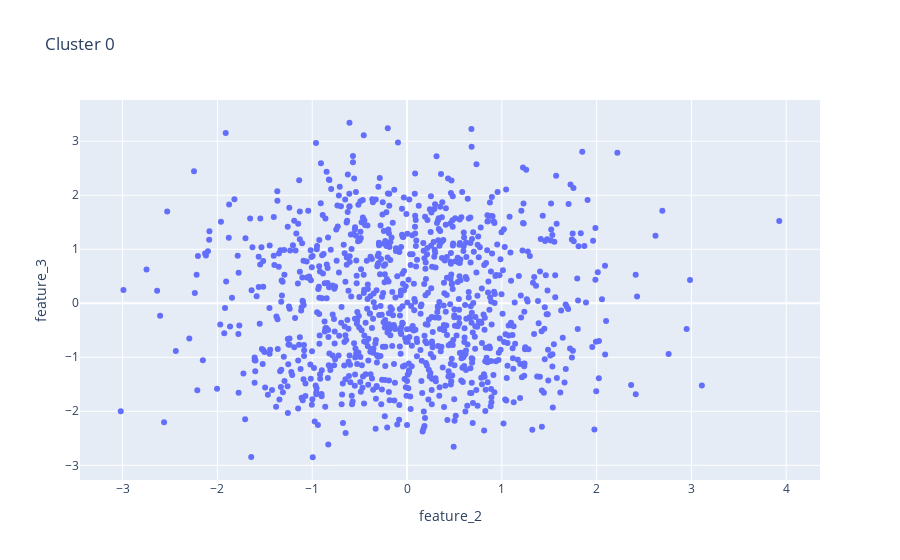

Notebook code cell kept with this figure:
### Code cell
px.scatter(vc.data, x="feature_2", y="feature_3", title="Cluster 0").show()

### Figure 1 — Plotly figure (JSON) as saved in the notebook; plotly's stock layout.template omitted (floating-point values rounded to 4 significant figures; data arrays with more than 128 entries replaced by an {"elided": "..."} marker saying what was removed)
{"data": [{"hovertemplate": "feature_2=%{x}<br>feature_3=%{y}<extra></extra>", "legendgroup": "", "marker": {"color": "#636efa", "symbol": "circle"}, "mode": "markers", "name": "", "orientation": "v", "showlegend": false, "type": "scatter", "x": {"elided": "1000 float values"}, "xaxis": "x", "y": {"elided": "1000 float values"}, "yaxis": "y"}], "layout": {"legend": {"tracegroupgap": 0}, "title": {"text": "Cluster 0"}, "xaxis": {"anchor": "y", "domain": [0, 1], "title": {"text": "feature_2"}}, "yaxis": {"anchor": "x", "domain": [0, 1], "title": {"text": "feature_3"}}}}
